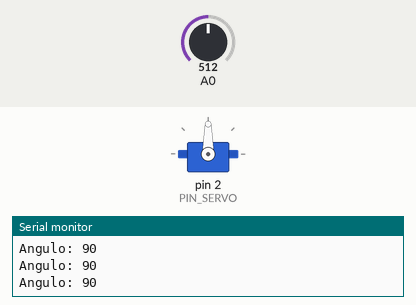
Simulated run of this sketch. Board: Arduino Uno, built with avr-gcc and run on an emulated ATmega328P. On the bench: servo, the last lines printed to the serial monitor. The inputs (shaded band) are chosen by the test bench; at power-on: A0 = 512.

Above: at 2.7 s.
2.8 s: A0 set to 716
At 3.9 s:
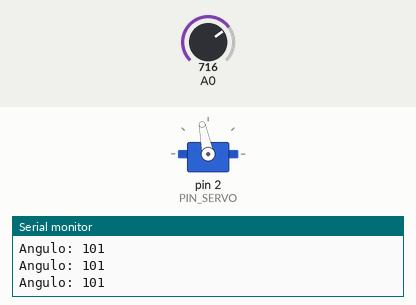
4.3 s: A0 set to 1023
At 4.8 s:
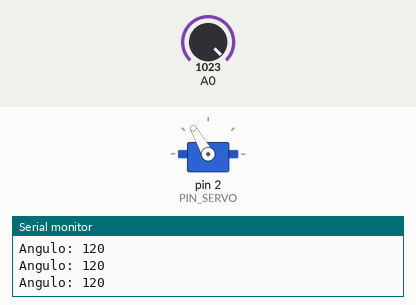
5.8 s: A0 set to 306
At 6.5 s:
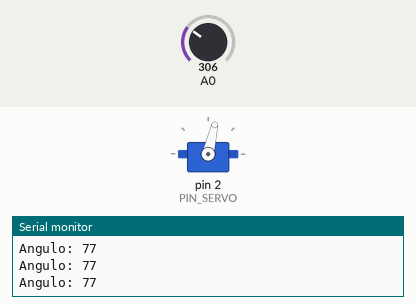
Timing chart, 0 to 8.8 s (numbered marks = the images above; inputs shaded):
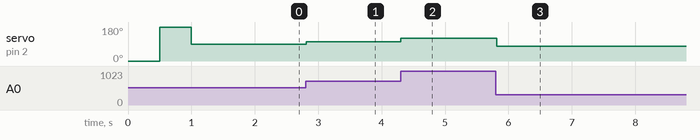

Measured:
- after the input at 2.8 s, servo on pin 2 (PIN_SERVO): 90° → 101° at once
- after the input at 4.3 s, servo on pin 2 (PIN_SERVO): 101° → 120° at once
- after the input at 5.8 s, servo on pin 2 (PIN_SERVO): 120° → 77° at once

The sketch:

servo_potenciometro.ino
```cpp
/*
 * Controle de Servo com Potenciômetro
 * Servo no pino 2 | Potenciômetro no A0
 * Ângulo limitado entre 60° e 120°
 */

#include <Servo.h>

#define PIN_SERVO 2

Servo servo;
int angulo;

void setup() {
  Serial.begin(9600);
  servo.attach(PIN_SERVO);

  // Teste inicial do servo
  servo.write(0);
  delay(500);
  servo.write(180);
  delay(500);
  servo.write(90);
  delay(500);
}

void loop() {
  angulo = analogRead(A0);
  angulo = map(angulo, 0, 1023, 60, 120);
  servo.write(angulo);

  Serial.print("Angulo: ");
  Serial.println(angulo);
  delay(20);
}
```
